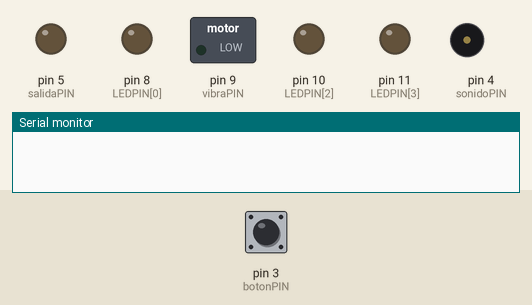
This sketch was run on a simulated Arduino Uno, built with avr-gcc and run on an emulated ATmega328P. On the bench: switched loads named in the sketch (green lamp = pin HIGH), output pins drawn as LEDs (lit = HIGH), buzzer (waves = sounding), the last lines printed to the serial monitor. The inputs (shaded band) are chosen by the test bench; at power-on: pin 3 (botonPIN) LOW. Random numbers use the default seed unless the sketch sets one.

Above: at 1.2 s.
1.3 s: pin 3 (botonPIN) pulled HIGH for 1 s
At 2.41 s:
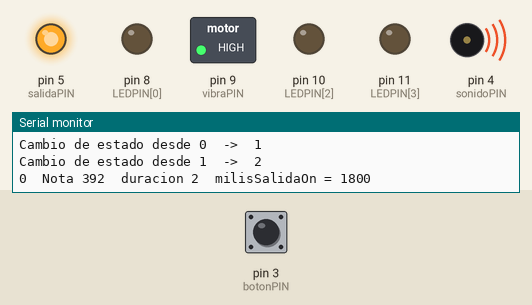
At 5.9 s:
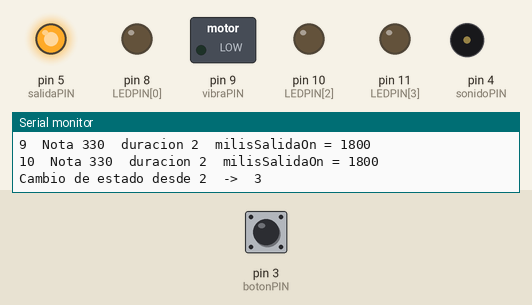
Timing chart, 0 to 7.6 s (numbered marks = the images above; inputs shaded):
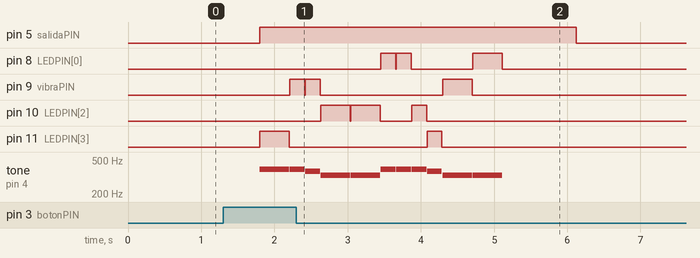

Measured:
- after the input at 1.3 s, pin 5 (salidaPIN): LOW → HIGH after 0.50 s, → LOW 4.3 s later; pin 8 (LEDPIN[0]): goes HIGH 0.20 s, LOW 0.01 s, HIGH 0.20 s, LOW 0.84 s, HIGH 0.40 s, then LOW, starting after 2.2 s

The sketch:

Boton_Temporizador.ino
```cpp
// tiempos (en segundos)

int tiempoBoton = 500;                  // tiempo de filtrado del boton ms.
unsigned long tiempoSalidaON  =  2000;  // tiempo minimo que permanece conectada la salida
unsigned long tiempoSalidaOFF =  1000;  // tiempo que permanece conectada la salida desde el fin de la melodia
unsigned long tiempoNoEmpieza = 10000;  // tiempo desde el apagado hasta que decide volver a empezar la melodia


// Configuracion de entradas y salidas

int LEDPIN [] = {8, 9, 10, 11};
int vibraPIN  = 9;
int sonidoPIN = 4;
int salidaPIN = 5;


// Definicion de las notas
#define silencio  0 // Silencio
#define parada    1 // Parada
#define fin       2 // Final
#define DO   262 // Do 3
#define DO_  277 // D0# 3
#define RE   294 // Re 3
#define RE_  311 // Re# 3
#define MI   330 // Mi 3
#define MI_  349 // Mi# 3
#define FA   370 // Fa 3
#define SOL  392 // Sol 3
#define SOL_ 415 // Sol# 3
#define LA   440 // La 3
#define LA_  466 // La# 3
#define SI   494 // Si 3


// Melodia
int notasMelodia [] = {SOL,2, SOL,1, FA,1, MI,2, MI,2, SOL,1, SOL,1, SOL,1, FA,1, MI,2, MI,2, parada,0,

                       SOL,2, SOL,1, SOL,1, LA,1, SOL,1, FA,1, MI,1, FA,4, RE,2, silencio,4,  parada,0,

                       FA,2, FA,1, MI,1, RE,2, RE,2, FA,1, FA,1, FA,1, MI,1, RE,2, RE,2,
                       FA,2, FA,1, FA,1, SOL,1, FA,1, MI,1, RE,1, MI,4, DO,2, fin,0};


// Variables auxiliares

unsigned long ahora;
int estado, estadoAnterior;

// boton
boolean botonPulsado;
unsigned long millisBoton;
int botonPIN  = 3;

// salida
unsigned long millisSalidaON, millisSalidaOFF;
boolean salidaActivada;

// melodia
boolean sonidoActivado = LOW;
unsigned long millisSonidoOFF;
int contadorNotas;
int contadorParadas;


void setup()
{
  // Configura los pines de entrada y salida
  pinMode (botonPIN, INPUT);
  for (int i = 0; i < 4; i++) {pinMode (LEDPIN [i], OUTPUT);}

  pinMode (vibraPIN,  OUTPUT);
  pinMode (sonidoPIN, OUTPUT);
  pinMode (salidaPIN, OUTPUT);


  estado = 0; estadoAnterior = estado;

  Serial.begin (9600);
}

void loop()
{
  // estado = 0: reposo esperando pulsacion de boton
  // estado = 1: boton pulsado esperando a que se cumpla el tiempo de filtrado
  // estado = 2: Reproduce la musica hasta el punto de parada
  // estado = 3: completa la temporizacion
  // estado = 4: espera a que se suelte el boton
  // estado = 5: decide si vuelve a iniciar el contador de paradas de la melodia
  // estado = 6: reproduce la melodia completa
  // estado = 7: reproduce la melodia completa y vuelve al ciclo de funcionamiento


  int resultado;

  botonPulsado = digitalRead (botonPIN);
  ahora = millis();

  switch (estado) {
    case 0:
      if (botonPulsado)
      {
        millisBoton = ahora;
        estado = 1;
      }
      break;

    case 1:
      if (!botonPulsado) estado = 0;
      else
      {
        if (ahora > (millisBoton + tiempoBoton))
        {
          millisSalidaON = ahora;
          salidaActivada = true;
          sonidoActivado = true;
          estado = 2;
        }
      }
      break;

    case 2:
      // Llama repetidamente a la funcion melodia hasta que
      // llegue a una señal de parada o se acaben las notas
      resultado = melodia(1);

      // Si llega a una señal de parada interrumpe la melodia
      if (resultado == parada)
      {
        ahora = millis();
        millisSonidoOFF = ahora;
        estado = 3;
      }

      // Si llega al final de la melodia salta al bloque numero 6

      if (resultado == fin)
      {
        delay (2000);
        estado = 6;
      }
      break;

    case 3:
      // contadorNotas = 0;
      if ((ahora > millisSalidaON + tiempoSalidaON) && (ahora > millisSonidoOFF + tiempoSalidaOFF))
      {
        millisSalidaOFF = ahora;
          salidaActivada = false;
          sonidoActivado = false;
        estado = 4;
      }
      break;

    case 4:
      if (!botonPulsado) estado = 5;
      break;

    case 5:
      if (ahora > millisSalidaOFF + tiempoNoEmpieza)
      {
        contadorParadas = 0;
        estado = 0;
      }
      else if (botonPulsado) estado = 0;
      break;

    case 6:
      // Llama repetidamente a la funcion melodia en modo melodia completa
      if (melodia (2) == 2)
      {
        delay (2000);
        estado = 7;
      }
      break;

    case 7:
      // Llama repetidamente a la funcion melodia en modo melodia completa
      // y vuelve al estado 3
      if (melodia (2) == 2)
      {
        ahora = millis();
        millisSonidoOFF = ahora;
        estado = 3;
      }
  }

  // Actualiza el valor de la salida
  digitalWrite (salidaPIN, salidaActivada);


  if (estado != estadoAnterior)
  {
    Serial.print ("Cambio de estado desde ");
    Serial.print (estadoAnterior);
    Serial.print ("  ->  ");
    Serial.print (estado);
    Serial.println ();

    estadoAnterior = estado;
  }

}


int melodia (int modo)
{
  // modo = 0 inicia la melodia desde el principio
  // modo = 1 continua la melodia donde estaba
  // modo = 2 reproduce desde el principio sin paradas


  // return = 0 indica que hay mas notas para reproducir
  // return = 1 indica que llego a una señal de parada
  // return = 2 indica que llego al final.


  static int contadorNotas;
  int nota, duracion;
  // Si es necesario empieza la melodia desde le principio
  if ((modo == 0)) contadorNotas = 0;

  nota     = notasMelodia[2*contadorNotas];
  duracion = notasMelodia[2*contadorNotas + 1];

  // Si llega a la ultima nota no hace nada y devuelve un 2
  if (nota == fin)
  {
    contadorNotas = 0;
    return 2;
  }

  // Para si llega a una señal de parada y no esta en modo continuo
  // indica que hay
  else if ((nota == parada) && (modo != 2))
  {
    contadorNotas ++;
    return 1;
  }

  // En otro caso reproduce la nota correspondiente
  else
  {

    // Si la nota es un silencio no reproduce ninguna nota
    if (nota == silencio) noTone (sonidoPIN);

    // En caso contrario enciende una luz en secuencia aleatoria y suena la nota
    else
    {
      digitalWrite (LEDPIN [random (4)], HIGH);
      tone (sonidoPIN, int (nota));
    }

    delay (int (duracion) * 200);
    noTone (sonidoPIN);
    for (int i = 0; i < 4; i++) {digitalWrite (LEDPIN [i], LOW);}

    // Imprime informacion sobre la nota
    Serial.print (contadorNotas);
    Serial.print ("\tNota ");            Serial.print (nota);
    Serial.print ("\tduracion ");        Serial.print (int (duracion));
    Serial.print ("\tmilisSalidaOn = "); Serial.print (millisSalidaON);
    Serial.println ();


    // Espera la duracion de la nota y apaga todas las luces
     contadorNotas ++;
     delay (10);
     return 0;
  }
}
```
